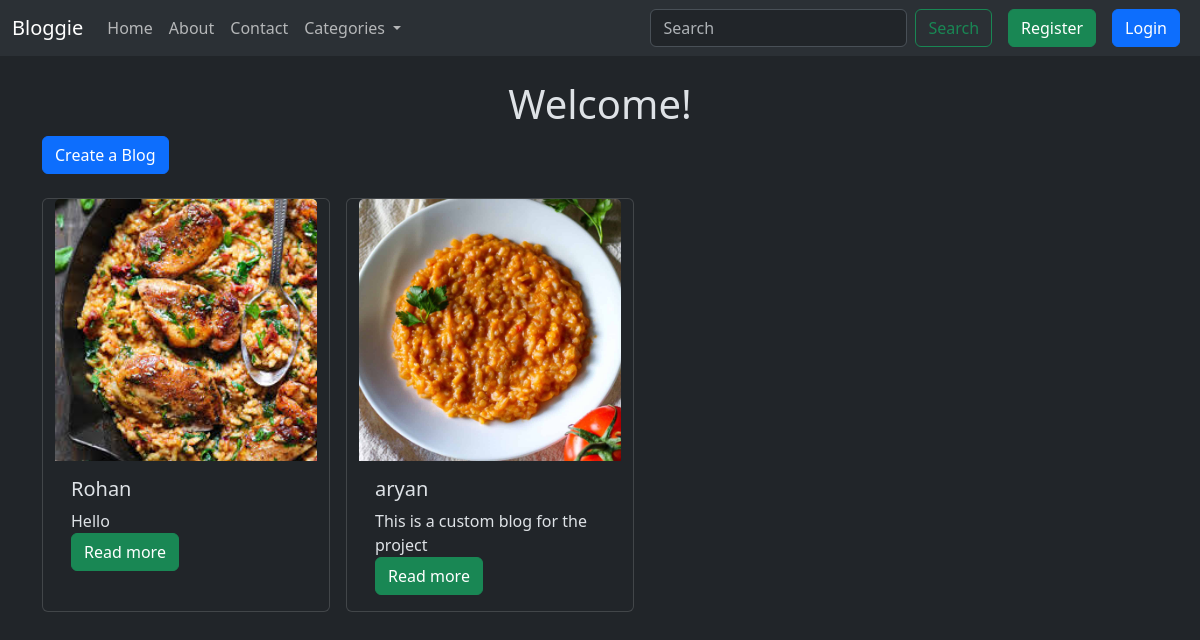
The page / on the database its author committed.
### blog/models.py (models this page shows, shortened)
class Blog(models.Model):
    user=models.ForeignKey(User, on_delete=models.CASCADE)
    text=models.TextField(max_length=250)
    photo=models.ImageField(upload_to='photos/',blank=True,null=True)
    created_at=models.DateTimeField(auto_now_add=True)
    updated_at=models.DateTimeField(auto_now=True)

### blog/views.py (the view)
# urls.py: path('', views.blog_list, name='blog_list'),
def blog_list(request):
    blogs=Blog.objects.all().order_by('-created_at')
    return render(request, 'blog_list.html',{'blogs':blogs})

### blog/templates/blog_list.html (shortened to what this page needs)
{% extends "layout.html" %}
{% block content %}
<h1 class="text-center mt-4">Welcome!</h1>
<a class="btn btn-primary mb-4" href="{% url 'blog_create' %}">Create a Blog</a>
<div class="container row gap-3">
  {% for blog in blogs %}
  <div class="card" style="width: 18rem;">
    <img src="{{ blog.photo.url }}" class="card-img-top" alt="...">
    <div class="card-body">
      <h5 class="card-title">{{ blog.user.username }}</h5>
      <p class="card-text">{{ blog.text|truncatewords:10 }}
      <br>
      <a href="{% url 'blog_detail' blog.id %}" class="btn btn-success">Read more</a></p>
    </div>
  </div>
  {% endfor %}
</div>
{% endblock %}

### rows shown on the page
Blog: photo (picture), user.username "Rohan", text "Hello"
Blog: photo (picture), user.username "aryan", text "This is a custom blog for the project"
